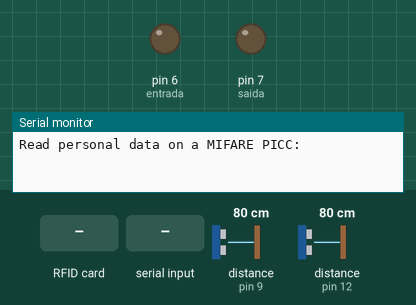
A sketch run on a simulated Arduino Mega 2560, built with avr-gcc and run on an emulated ATmega2560. Shown: output pins drawn as LEDs (lit = HIGH), the last lines printed to the serial monitor. Dashed ring = blinking. The inputs (shaded band) are chosen by the test bench; at power-on: distance to the obstacle (sensors on pin 9, pin 12) 80 cm. The echo pulse lasts 58.3 µs per cm; pins used as bus, display or sensor lines are not drawn.

Above: at 1.2 s.
1.3 s: distance to the obstacle (sensor on pin 9) set to 17 cm
2.8 s: distance to the obstacle (sensor on pin 9) set to 14 cm
At 2.97 s:
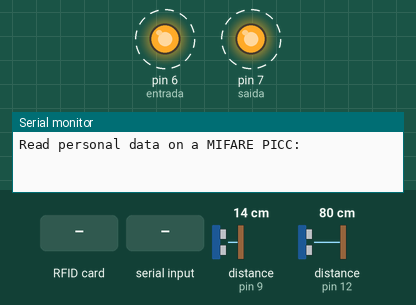
5.8 s: distance to the obstacle (sensor on pin 12) set to 250 cm
At 6.4 s:
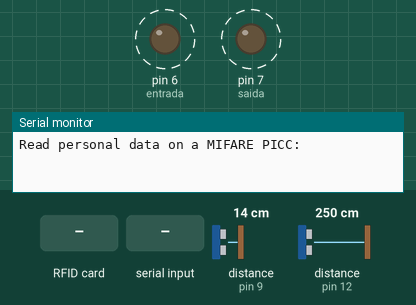
8.8 s: RFID card 5E 7A 19 C4 held to the reader
11.8 s: "b" received over Serial
14.8 s: distance to the obstacle (sensor on pin 12) set to 18 cm
At 15.25 s:
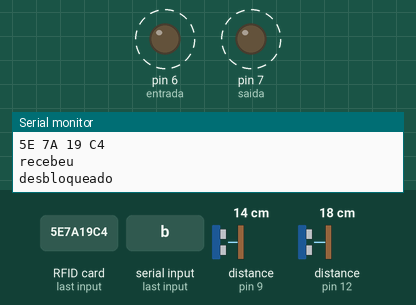
Timing chart, 0 to 18.8 s (numbered marks = the images above; inputs shaded):
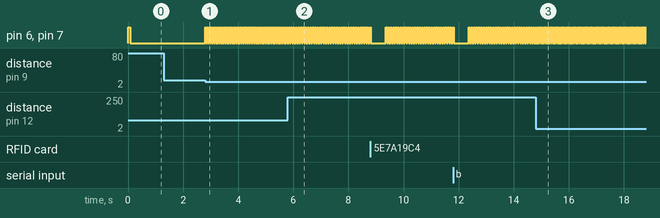

Measured:
- the behaviour switches between 16 and 15 cm on distance to the obstacle (sensor on pin 9) (found by bisection; images 0 and 1)
- after the input at 1.3 s, every drawn part: stays the same
- after the input at 2.8 s, pin 6 (entrada), pin 7 (saida): alternates HIGH for 0.03 s and LOW for 0.03 s, starting at once
- after the input at 5.8 s, pin 6 (entrada), pin 7 (saida): alternates HIGH for 0.04 s and LOW for 0.04 s, starting after 0.16 s
- after the input at 14.8 s, pin 6 (entrada), pin 7 (saida): alternates HIGH for 0.03 s and LOW for 0.03 s, starting after 0.08 s

The sketch:

arduino_catraca_v2.ino
```cpp
/*
 * Initial Author: ryand1011 (https://github.com/ryand1011)
 *
 * Reads data written by a program such as "rfid_write_personal_data.ino"
 *
 * See: https://github.com/miguelbalboa/rfid/tree/master/examples/rfid_write_personal_data
 *
 * Uses MIFARE RFID card using RFID-RC522 reader
 * Uses MFRC522 - Library
 * -----------------------------------------------------------------------------------------
 *             MFRC522      Arduino       Arduino   Arduino    Arduino          Arduino
 *             Reader/PCD   Uno/101       Mega      Nano v3    Leonardo/Micro   Pro Micro
 * Signal      Pin          Pin           Pin       Pin        Pin              Pin
 * -----------------------------------------------------------------------------------------
 * RST/Reset   RST          9             5         D9         RESET/ICSP-5     RST
 * SPI SS      SDA(SS)      10            53        D10        10               10
 * SPI MOSI    MOSI         11 / ICSP-4   51        D11        ICSP-4           16
 * SPI MISO    MISO         12 / ICSP-1   50        D12        ICSP-1           14
 * SPI SCK     SCK          13 / ICSP-3   52        D13        ICSP-3           15
 *
 * More pin layouts for other boards can be found here: https://github.com/miguelbalboa/rfid#pin-layout
*/

#include <SPI.h>
#include <MFRC522.h>
bool a=false;
#define RST_PIN         5           // Configurable, see typical pin layout above
#define SS_PIN          53          // Configurable, see typical pin layout above
String conteudo= "";
int entrada=6;
int saida=7;
int contador=0;
//int tensao=12;
//int sinal=11;
int gnd=13;
bool controla=false;//criando a booleana dos sensores ultrasonicos
bool controla1=false;
MFRC522 mfrc522(SS_PIN, RST_PIN);   // Create MFRC522 instance

int anterior=0;
//logica do ultrasonico

#define pino_trigger 8
#define pino_echo 9

#define pino_trigger1 11
#define pino_echo1 12


int limite=15;
#include <Ultrasonic.h>
Ultrasonic ultrasonic(pino_trigger, pino_echo);
Ultrasonic ultrasonic1(pino_trigger1, pino_echo1);
void setup() {

  pinMode(entrada,OUTPUT);
  pinMode(saida,OUTPUT);
  pinMode(gnd,OUTPUT);
 // pinMode(sinal,INPUT);
  //digitalWrite(tensao,HIGH);
  digitalWrite(entrada,HIGH);
  digitalWrite(saida,HIGH);
  digitalWrite(gnd,LOW);
  Serial.begin(9600);                                           // Initialize serial communications with the PC
  SPI.begin();                                                  // Init SPI bus
  mfrc522.PCD_Init();                                              // Init MFRC522 card
  Serial.println(F("Read personal data on a MIFARE PICC:"));    //shows in serial that it is ready to read
}

//*****************************************************************************************//
void loop() {

  if ( ! mfrc522.PICC_IsNewCardPresent())
  {
    //logica para funcionar somente quando se aproximar do ultrassonico
 float cmMsec,cmMsec1;
  long microsec = ultrasonic.timing();
  cmMsec = ultrasonic.convert(microsec, Ultrasonic::CM);
 long microsec1 = ultrasonic1.timing();
  cmMsec1 = ultrasonic1.convert(microsec1, Ultrasonic::CM);


 if(cmMsec<=limite  || cmMsec1<=limite){
  //acrescentando
  if(controla==false and controla1==false){
    controla=true;
  }
  if(controla==true and controla1==true){
    controla=false;
    controla1=false;
  }


  //digitalWrite(gnd,HIGH);
    //digitalWrite(entrada,LOW);
    //digitalWrite(saida,LOW);
   // delay(3);
    //digitalWrite(entrada,HIGH);
    //digitalWrite(saida,HIGH);
 }
 if(cmMsec>=limite  || cmMsec1>=limite){
  if(controla==true){
     controla1=true;
  }

 }
// else{
 // digitalWrite(gnd,LOW);
 // digitalWrite(entrada,LOW);
  //  digitalWrite(saida,LOW);
 //}
 //nova logica para corrigir o problema dos sensores
 if(controla==true){
   digitalWrite(gnd,HIGH);
    digitalWrite(entrada,LOW);
    digitalWrite(saida,LOW);
    delay(3);
    digitalWrite(entrada,HIGH);
    digitalWrite(saida,HIGH);
 }
if(controla==false){
   digitalWrite(gnd,LOW);
  digitalWrite(entrada,LOW);
    digitalWrite(saida,LOW);
 }
 //fim da logica
     // if (digitalRead(sinal) == HIGH){ //SE A LEITURA DO PINO FOR IGUAL A LOW, FAZ
      //  Serial.println("bloqueado"); //ACENDE O LED
  //}
      //logica para ler resposta serial com o computador
  char b=Serial.read();


  if(b=='b'){
    Serial.println("recebeu");
    a=true;

    delay(500);

  }
  //logica para desbloquear a passagem, inserir aqui
    if(a==true){
      a=false;
      conteudo="";
      Serial.println("desbloqueado");
    }

 // } fim da logica com o computador

   return;
  }
  // Select one of the cards
  if ( ! mfrc522.PICC_ReadCardSerial())
  {

    return;
  }
  //Mostra UID na serial
  //Serial.print("UID da tag :");

  byte letra;
  if(a==false){

  for (byte i = 0; i < mfrc522.uid.size; i++)
  {
     //Serial.print(mfrc522.uid.uidByte[i] < 0x10 ? " 0" : " ");
     //Serial.print(mfrc522.uid.uidByte[i], HEX);
     conteudo.concat(String(mfrc522.uid.uidByte[i] < 0x10 ? " 0" : " "));
     conteudo.concat(String(mfrc522.uid.uidByte[i], HEX));

  }
  conteudo.toUpperCase();
  Serial.println(conteudo.substring(1));
  //logica dos testes
 // if(conteudo.substring(1)=="ED 47 B9 A5"){
  // Serial.println("entrou");


    //inserir aqui a logica para funcionar o rfid
    // digitalWrite(entrada,LOW);
    // digitalWrite(gnd,HIGH);
      // digitalWrite(saida,LOW);
       //delay(2000);
       // digitalWrite(gnd,LOW);


 // }
  //fim da logica dos testes
  }

  conteudo="";

  delay(500);


}
```
